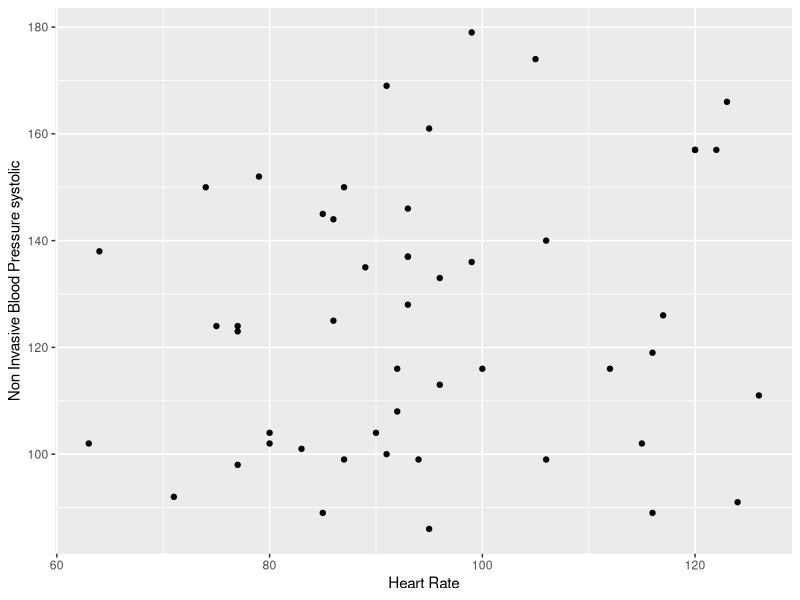
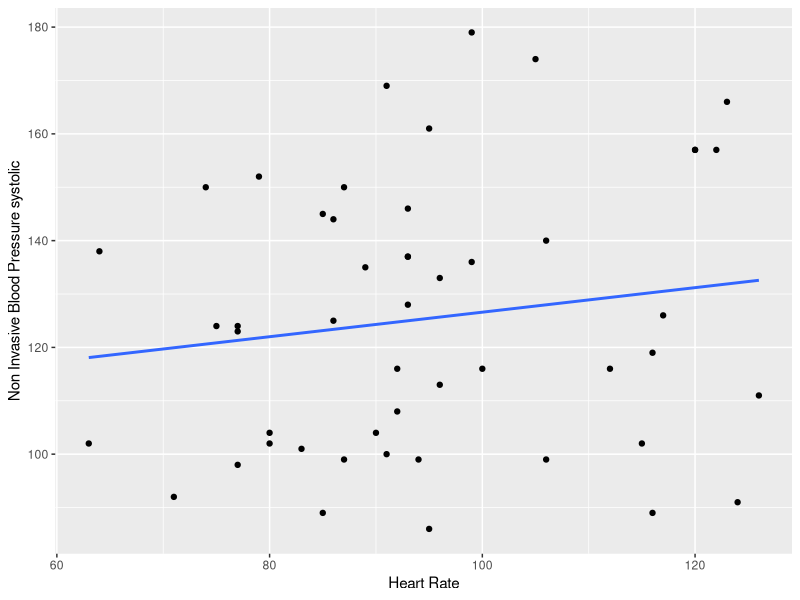
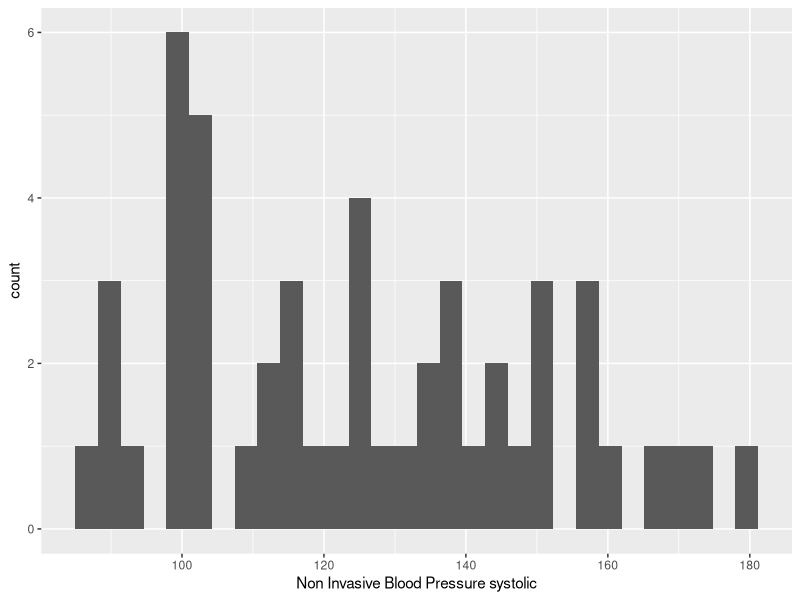
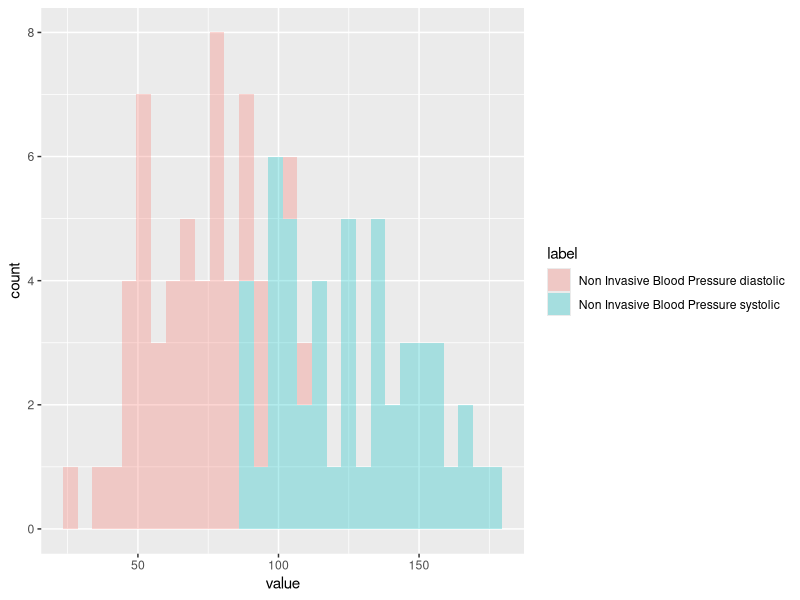
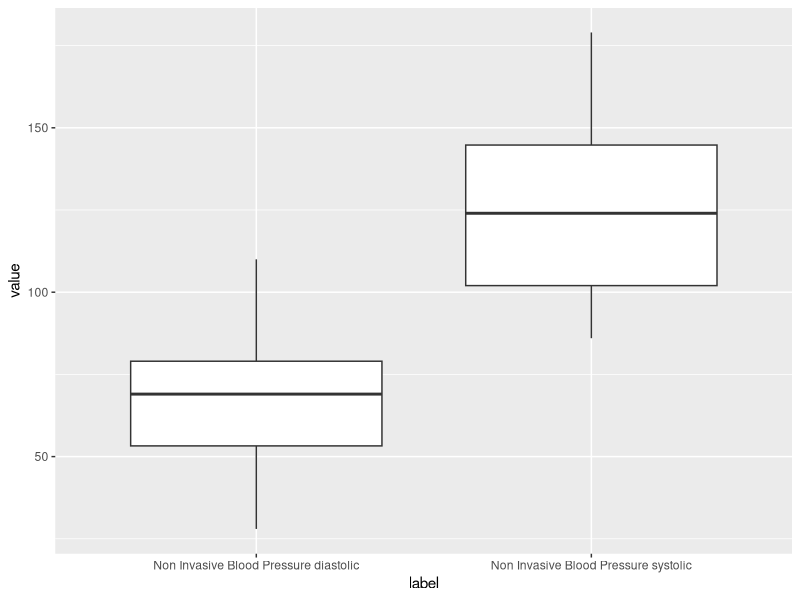
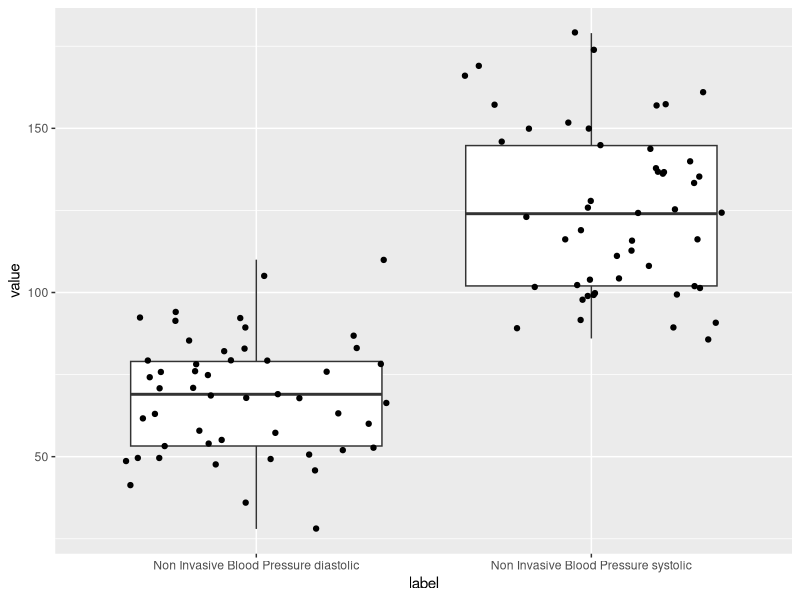
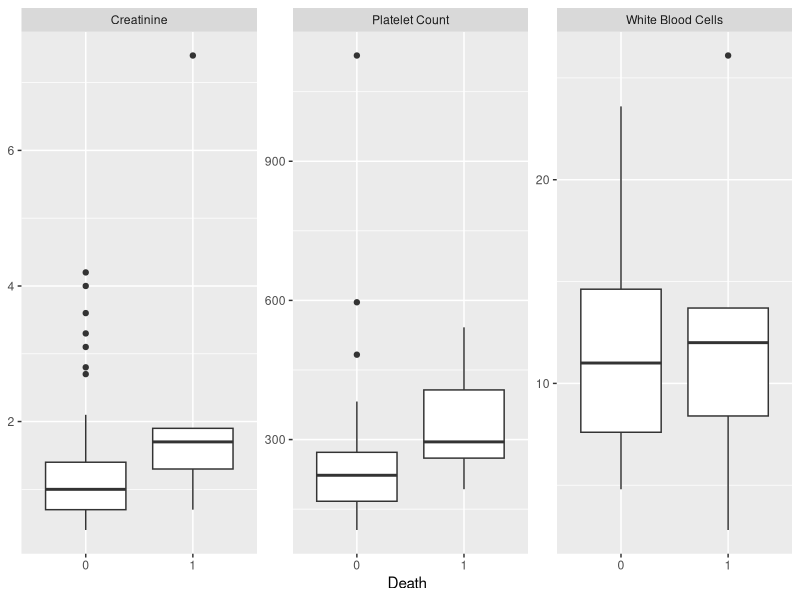
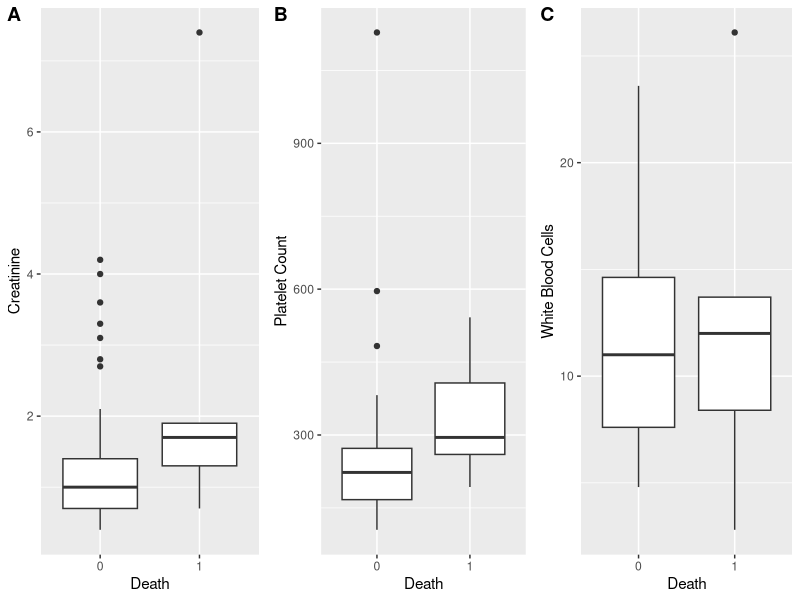

The R script that drew these images, in order:
## ---- chunk 1
# Libraries
library(tidyverse)
library(here)

# Read table
table <- readr::read_csv(here('data/processed/result_table.csv'))
## ---- chunk 2
table %>% 
  ggplot(aes(x = `Heart Rate`, y = `Non Invasive Blood Pressure systolic`)) + geom_point()
## ---- chunk 3
table %>% 
  ggplot(aes(x = `Heart Rate`, y = `Non Invasive Blood Pressure systolic`)) +
  geom_point() + 
  geom_smooth(method = lm, se = FALSE)

## ---- chunk 4
table %>% 
  ggplot(aes(`Non Invasive Blood Pressure systolic`)) + geom_histogram()
## ---- chunk 5
histogram2_data_wider <- table %>% 
  select(`Non Invasive Blood Pressure systolic`, `Non Invasive Blood Pressure diastolic`) 

histogram2_data_longer <- histogram2_data_wider %>% 
  pivot_longer(cols = c(`Non Invasive Blood Pressure systolic`, `Non Invasive Blood Pressure diastolic`), names_to = 'label', values_to = 'value')

histogram2_data_wider
histogram2_data_longer

histogram2_data_longer %>% 
  ggplot(aes(x = value, fill = label)) + geom_histogram(alpha = 0.3)
  
## ---- chunk 6
histogram2_data_longer %>% 
  ggplot(aes(y = value, x = label)) + geom_boxplot()
## ---- chunk 7
histogram2_data_longer %>% 
  ggplot(aes(y = value, x = label)) + geom_boxplot() + geom_jitter()
## ---- chunk 8
table %>% 
  select(death, `White Blood Cells`, `Platelet Count`, `Creatinine`) %>% 
  pivot_longer(cols = c(`White Blood Cells`, `Platelet Count`, `Creatinine`), names_to = 'label', values_to = 'value') %>% 
  ggplot(aes(x = as.factor(death), y = value)) + geom_boxplot() + facet_wrap(label~., scales = 'free_y') + 
  xlab('Death') + 
  theme(axis.title.y = element_blank())
  
## ---- chunk 9
library(cowplot)
p_creatinine <- table %>% select(death, Creatinine) %>% ggplot(aes(x = as.factor(death), y = Creatinine)) + geom_boxplot() + xlab('Death')
p_platelet <- table %>% select(death, `Platelet Count`) %>% ggplot(aes(x = as.factor(death), y = `Platelet Count`)) + geom_boxplot()+ xlab('Death')
p_wbc <- table %>% select(death, `White Blood Cells`) %>% ggplot(aes(x = as.factor(death), y = `White Blood Cells`)) + geom_boxplot()+ xlab('Death')
p_all <- cowplot::plot_grid(p_creatinine, p_platelet, p_wbc, labels = c('A', 'B', 'C'), nrow = 1)
p_all
## ---- chunk 10
ggsave(here("figure/figure_all.pdf"), p_all, width = 20, height = 15, units = "cm") ## pdf로 저장
ggsave(here("figure/figure_all.tiff"), p_all, dpi = 300, width = 20, height = 15, units = "cm") ## tiff로 저장 
